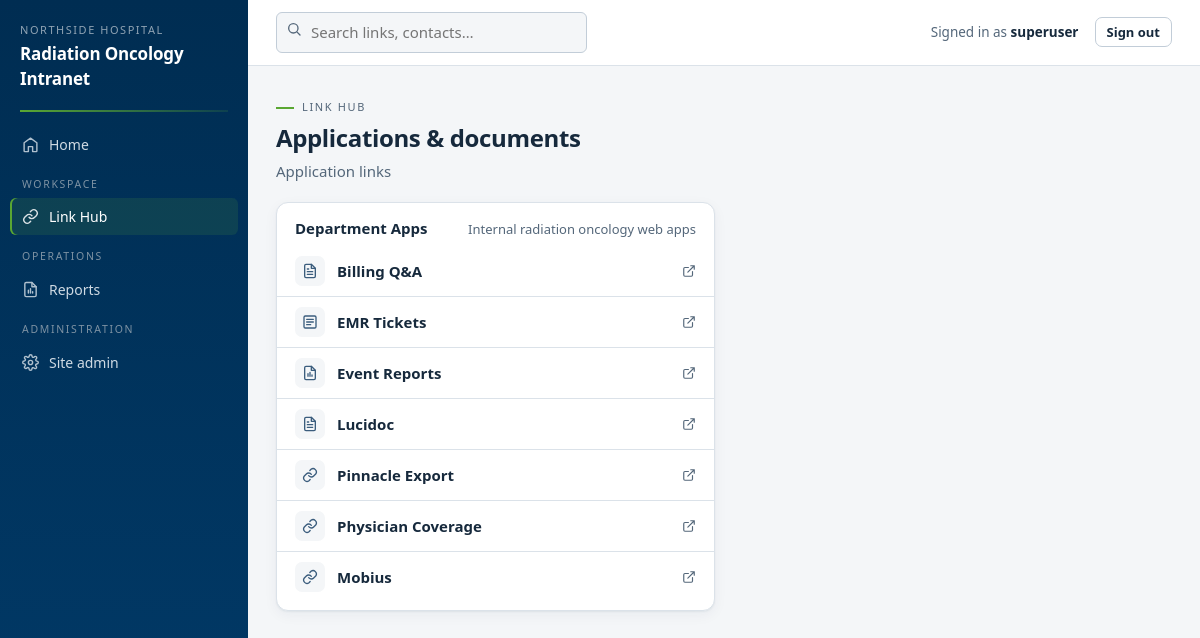
Page /links/ (signed in) on the committed database.
### apps/linkhub/models.py (models this page shows, shortened)
class LinkCategory(models.Model):
    name = models.CharField(max_length=100, unique=True)
    description = models.CharField(max_length=255, blank=True)
    order = models.PositiveIntegerField(default=100)
    class Meta:
        ordering = ["order", "name"]
        verbose_name_plural = "Link categories"

class Link(models.Model):
    category = models.ForeignKey(LinkCategory, on_delete=models.PROTECT, related_name="links")
    title = models.CharField(max_length=150)
    url = models.CharField(
        max_length=500,
        help_text="http(s) URL, or a UNC/file path like \\\\fileserver\\physics (shown with a copy button).",
    )
    description = models.CharField(max_length=255, blank=True)
    keywords = models.CharField(max_length=255, blank=True, help_text="Extra search terms, comma separated.")
    icon = models.CharField(max_length=40, blank=True, default="link",
                            help_text="Icon key from the built-in set (link, beam, database, document, citrix, folder, report, form).")
    pinned = models.BooleanField(default=False, help_text="Pinned links appear in Quick Links on the home page.")
    open_in_new_tab = models.BooleanField(default=True)
    is_active = models.BooleanField(default=True)
    order = models.PositiveIntegerField(default=100)
    updated_at = models.DateTimeField(auto_now=True)
    class Meta:
        ordering = ["category__order", "order", "title"]
    @property
    def is_unc_path(self) -> bool:
        return self.url.startswith("\\\\") or self.url.lower().startswith("file:")

### apps/linkhub/views.py (the view)
# urls.py: path("", views.link_hub, name="hub"),
@login_not_required  # Link Hub is public even when REQUIRE_LOGIN is on.
def link_hub(request):
    categories = LinkCategory.objects.prefetch_related(
        Prefetch("links", queryset=Link.objects.filter(is_active=True))
    )
    return render(request, "linkhub/hub.html", {"categories": categories})

### apps/core/context_processors.py (called while the page is built)
def site_context(request):
    features = registry.for_user(request.user)
    return {
        "SITE_NAME": settings.SITE_NAME,
        "ORG_NAME": settings.ORG_NAME,
        "nav_sections": registry.sections_for_user(request.user),
        "features": features,
        "feature_slugs": [f.slug for f in features],
    }

### apps/core/registry.py (called while the page is built, shortened)
    def visible_to(self, user) -> bool:
        if self.hidden:
            return False
        if self.staff_only and not user.is_staff:
            return False
        if self.required_group and not user.is_superuser:
            return user.groups.filter(name=self.required_group).exists()
        return True

    def for_user(self, user) -> list[Feature]:
        feats = [f for f in self._features.values() if f.visible_to(user)]
        return sorted(feats, key=lambda f: (f.order, f.title))

    def sections_for_user(self, user) -> list[tuple[str, list[Feature]]]:
        grouped: dict[str, list[Feature]] = {}
        for f in self.for_user(user):
            grouped.setdefault(f.section, []).append(f)
        return list(grouped.items())

### templates/linkhub/hub.html (shortened to what this page needs)
{% extends "base.html" %}
{% block content %}
<div class="page-head">
  <div class="eyebrow">Link hub</div>
  <h1>Applications &amp; documents</h1>
  <p class="sub">Application links</p>
</div>
{% if categories %}
<div class="grid cols-2">
  {% for cat in categories %}
    {% if cat.links.all %}
    <div class="card">
      <div class="card-head">
        <h2>{{ cat.name }}</h2>
        {% if cat.description %}<span class="more" style="color:var(--muted)">{{ cat.description }}</span>{% endif %}
      </div>
      <div class="card-body flush">
        {% for link in cat.links.all %}{% include "linkhub/_linkrow.html" %}{% endfor %}
      </div>
    </div>
    {% endif %}
  {% endfor %}
</div>
{% else %}
<div class="card"><div class="empty">No links yet.
  <div class="hint">Add categories and links in the <a href="{% url 'admin:linkhub_linkcategory_changelist' %}">site admin</a>, or run <span class="code">python manage.py seed_demo</span> to load examples.</div>
</div></div>
{% endif %}
{% endblock %}

### templates/base.html (shortened to what this page needs)
{% load static %}<!DOCTYPE html>
<html lang="en">
<head>
  <link rel="stylesheet" href="{% static 'css/app.css' %}">
</head>
<body {% block body_attrs %}{% endblock %}>
<div class="shell">
  <aside class="sidebar no-print">
    <a class="wordmark" href="{% url 'core:home' %}">
      <span class="org">{{ ORG_NAME }}</span>
      <span class="site">{{ SITE_NAME }}</span>
    </a>
    <hr class="beamline">
    <nav class="nav" aria-label="Main navigation">
      <a class="nav-link {% if request.resolver_match.view_name == 'core:home' %}active{% endif %}" href="{% url 'core:home' %}">
        <svg class="nav-icon"><use href="#icon-home"/></svg> Home
      </a>
      {% for section, feats in nav_sections %}
        <div class="nav-section">{{ section }}</div>
        {% for f in feats %}
          <a class="nav-link {% if request.resolver_match.view_name == f.url_name %}active{% endif %}" href="{% url f.url_name %}">
            <svg class="nav-icon"><use href="#icon-{{ f.icon }}"/></svg> {{ f.title }}
          </a>
        {% endfor %}
      {% endfor %}
      {% if user.is_staff %}
        <div class="nav-section">Administration</div>
        <a class="nav-link" href="{% url 'admin:index' %}">
          <svg class="nav-icon"><use href="#icon-settings"/></svg> Site admin
        </a>
      {% endif %}
    </nav>
  </aside>
  <div class="main">
    <header class="topbar no-print">
      <form class="search" action="{% url 'core:search' %}" method="get" role="search">
        <svg><use href="#icon-search"/></svg>
        <input type="search" name="q" value="{{ q|default:'' }}" placeholder="Search links, contacts…" aria-label="Search the intranet">
      </form>
      {% if user.is_authenticated %}
        <span class="who">Signed in as <strong>{{ user.get_full_name|default:user.username }}</strong></span>
        <form action="{% url 'logout' %}" method="post" style="margin:0">{% csrf_token %}
          <button class="btn ghost small" type="submit">Sign out</button>
        </form>
      {% endif %}
    </header>
    <main class="content">
      {% block content %}{% endblock %}
    </main>
  </div>
</div>
</body>
</html>

### templates/linkhub/_linkrow.html (shortened to what this page needs)
<div class="linkrow">
  <div class="li-icon"><svg><use href="#icon-{{ link.icon|default:'link' }}"/></svg></div>
  <div class="li-main">
    {% if link.is_unc_path %}
      <span class="li-main"><strong>{{ link.title }}</strong></span>
      <div class="li-path">{{ link.url }}</div>
    {% else %}
      <a class="title" href="{{ link.url }}" {% if link.open_in_new_tab %}target="_blank" rel="noopener"{% endif %}>{{ link.title }}</a>
    {% endif %}
  </div>
  {% if link.is_unc_path %}
    <button class="copy-btn" type="button" data-copy="{{ link.url }}">Copy path</button>
  {% elif link.open_in_new_tab %}
    <svg style="width:14px;height:14px;color:var(--muted)"><use href="#icon-external"/></svg>
  {% endif %}
</div>

### rows in the picture
LinkCategory: name "Department Apps", description "Internal radiation oncology web apps"
Link: title "Billing Q&A", open_in_new_tab True (drawn)
Link: title "EMR Tickets", open_in_new_tab True (drawn)
Link: title "Event Reports", open_in_new_tab True (drawn)
Link: title "Lucidoc", open_in_new_tab True (drawn)
Link: title "Pinnacle Export", open_in_new_tab True (drawn)
Link: title "Physician Coverage", open_in_new_tab True (drawn)
Link: title "Mobius", open_in_new_tab True (drawn)

### other values in the picture
{{ ORG_NAME }} "NORTHSIDE HOSPITAL"
{{ SITE_NAME }} "Radiation Oncology Intranet"
{{ section }} "WORKSPACE" "OPERATIONS"
{{ f.title }} "Link Hub" "Reports"
{{ user.get_full_name|default:user.username }} "superuser"
